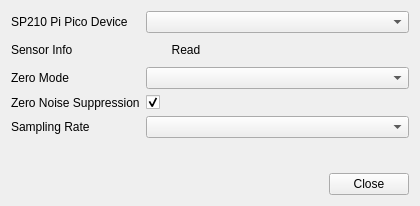
<?xml version="1.0" encoding="UTF-8"?>
<ui version="4.0">
 <class>SP210SettingsDialog</class>
 <widget class="QDialog" name="SP210SettingsDialog">
  <property name="geometry">
   <rect>
    <x>0</x>
    <y>0</y>
    <width>420</width>
    <height>206</height>
   </rect>
  </property>
  <property name="windowTitle">
   <string>Dialog</string>
  </property>
  <layout class="QVBoxLayout" name="verticalLayout">
   <item>
    <layout class="QFormLayout" name="formLayout_5">
     <item row="0" column="0">
      <widget class="QLabel" name="firmataDeviceLabel">
       <property name="text">
        <string>SP210 Pi Pico Device</string>
       </property>
      </widget>
     </item>
     <item row="0" column="1">
      <widget class="QComboBox" name="portsComboBox"/>
     </item>
     <item row="1" column="0">
      <widget class="QLabel" name="sensorInfoLabel">
       <property name="text">
        <string>Sensor Info</string>
       </property>
      </widget>
     </item>
     <item row="1" column="1">
      <widget class="QWidget" name="sensorInfoWidget" native="true">
       <layout class="QHBoxLayout" name="horizontalLayout">
        <property name="spacing">
         <number>0</number>
        </property>
        <property name="leftMargin">
         <number>0</number>
        </property>
        <property name="topMargin">
         <number>0</number>
        </property>
        <property name="rightMargin">
         <number>0</number>
        </property>
        <property name="bottomMargin">
         <number>0</number>
        </property>
        <item>
         <widget class="QPushButton" name="readInfoBtn">
          <property name="text">
           <string>Read</string>
          </property>
          <property name="flat">
           <bool>true</bool>
          </property>
         </widget>
        </item>
        <item>
         <spacer name="horizontalSpacer">
          <property name="orientation">
           <enum>Qt::Horizontal</enum>
          </property>
          <property name="sizeHint" stdset="0">
           <size>
            <width>159</width>
            <height>20</height>
           </size>
          </property>
         </spacer>
        </item>
       </layout>
      </widget>
     </item>
     <item row="2" column="0">
      <widget class="QLabel" name="zeroModeLabel">
       <property name="text">
        <string>Zero Mode</string>
       </property>
      </widget>
     </item>
     <item row="2" column="1">
      <widget class="QComboBox" name="zeroModeComboBox"/>
     </item>
     <item row="3" column="0">
      <widget class="QLabel" name="zeroNoiseSuppressionLabel">
       <property name="text">
        <string>Zero Noise Suppression</string>
       </property>
      </widget>
     </item>
     <item row="3" column="1">
      <widget class="QCheckBox" name="zeroNoiseSuppressionCheckBox">
       <property name="checked">
        <bool>true</bool>
       </property>
      </widget>
     </item>
     <item row="4" column="0">
      <widget class="QLabel" name="samplingRateLabel">
       <property name="text">
        <string>Sampling Rate</string>
       </property>
      </widget>
     </item>
     <item row="4" column="1">
      <widget class="QComboBox" name="rateComboBox"/>
     </item>
    </layout>
   </item>
   <item>
    <widget class="QDialogButtonBox" name="buttonBox">
     <property name="orientation">
      <enum>Qt::Horizontal</enum>
     </property>
     <property name="standardButtons">
      <set>QDialogButtonBox::Close</set>
     </property>
    </widget>
   </item>
  </layout>
 </widget>
 <resources/>
 <connections>
  <connection>
   <sender>buttonBox</sender>
   <signal>rejected()</signal>
   <receiver>SP210SettingsDialog</receiver>
   <slot>close()</slot>
   <hints>
    <hint type="sourcelabel">
     <x>254</x>
     <y>113</y>
    </hint>
    <hint type="destinationlabel">
     <x>157</x>
     <y>119</y>
    </hint>
   </hints>
  </connection>
 </connections>
</ui>
